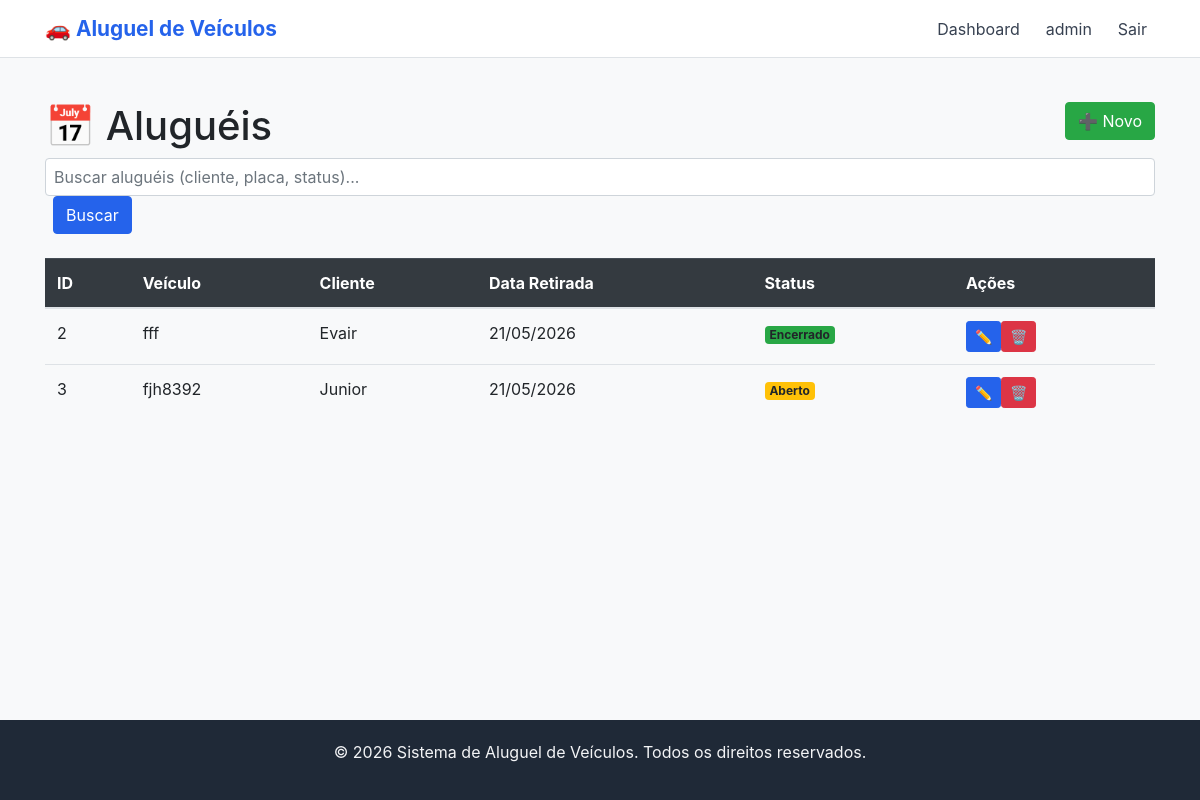
/portal/alugueis/ (signed in), run on an earlier commit of the app's database.
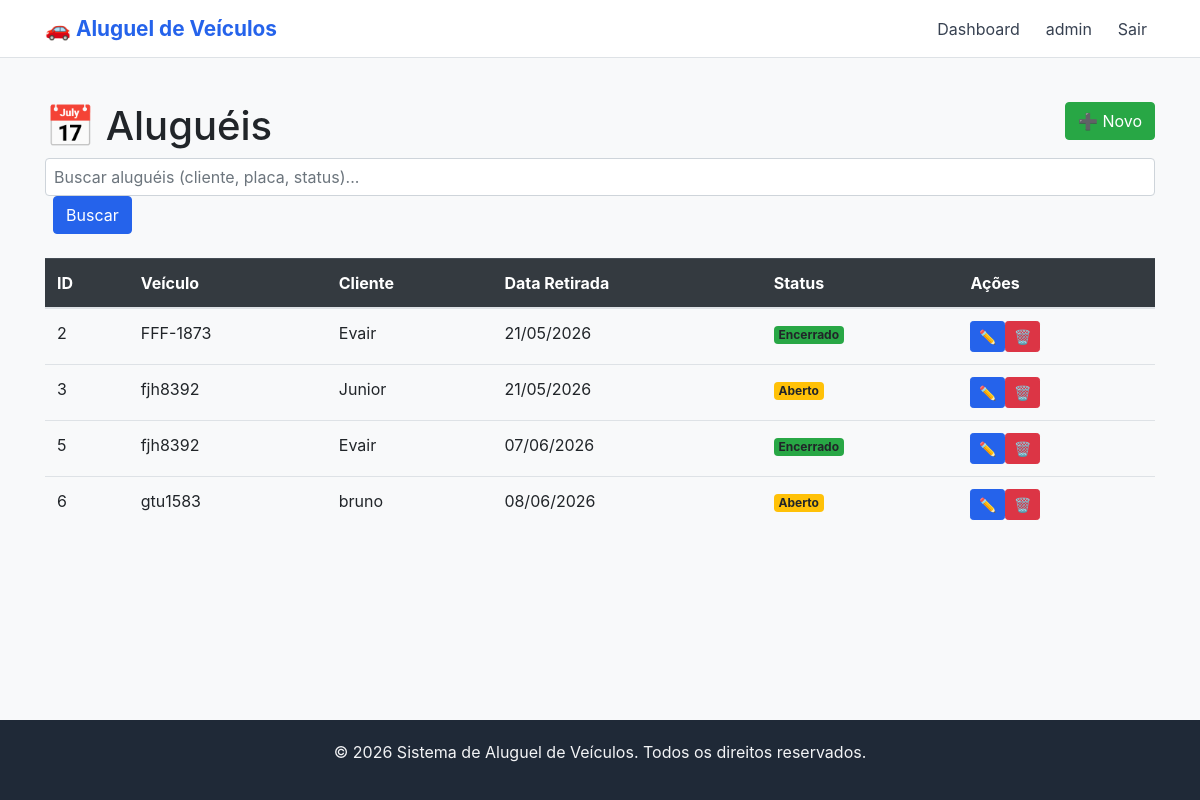
And on a later commit of the database.
### core/models.py (models this page shows, shortened)
class Aluguel(models.Model):
    STATUS_CHOICES = [
        ('aberto', 'Aberto'),
        ('encerrado', 'Encerrado'),
        ('cancelado', 'Cancelado'),
    ]
    cliente = models.ForeignKey(Cliente, on_delete=models.PROTECT, related_name='aluguels')
    veiculo = models.ForeignKey(Veiculo, on_delete=models.PROTECT, related_name='aluguels')
    funcionario = models.ForeignKey(Funcionario, on_delete=models.PROTECT, related_name='aluguels')
    data_retirada = models.DateTimeField()
    data_devolucao_prevista = models.DateTimeField()
    data_devolucao_real = models.DateTimeField(blank=True, null=True)
    km_inicial = models.IntegerField()
    km_final = models.IntegerField(blank=True, null=True)
    status = models.CharField(max_length=20, choices=STATUS_CHOICES, default='aberto')
    class Meta:
        verbose_name = "Aluguel"
        verbose_name_plural = "Aluguéis"

class Veiculo(models.Model):
    STATUS_CHOICES = [
        ('disponivel', 'Disponível'),
        ('alugado', 'Alugado'),
        ('manutencao', 'Manutenção'),
    ]
    categoria = models.ForeignKey(Categoria, on_delete=models.CASCADE, related_name='veiculos')
    placa = models.CharField(max_length=20, unique=True)
    marca = models.CharField(max_length=50)
    modelo = models.CharField(max_length=50)
    ano = models.IntegerField()
    quilometragem = models.IntegerField(default=0)
    status = models.CharField(max_length=20, choices=STATUS_CHOICES, default='disponivel')
    features = models.JSONField(
        default=list,
        blank=True,
        help_text='Lista de features/equipamentos do veículo (ex: ar condicionado, direção hidráulica, etc.)'
    )
    class Meta:
        verbose_name = "Veículo"
        verbose_name_plural = "Veículos"

class Cliente(models.Model):
    nome = models.CharField(max_length=150)
    cpf = models.CharField(max_length=14, unique=True)
    cnh = models.CharField(max_length=20, unique=True)
    email = models.EmailField(unique=True)
    telefone = models.CharField(max_length=20)
    data_nascimento = models.DateField()
    class Meta:
        verbose_name = "Cliente"
        verbose_name_plural = "Clientes"

### core/views.py (the view)
# urls.py: path('portal/alugueis/', AluguelListView.as_view(), name='aluguel-list'),
class AluguelListView(LoginRequiredMixin, SearchMixin, ListView):
    model = Aluguel
    template_name = 'portal/aluguel_list.html'
    context_object_name = 'alugueis'
    paginate_by = 10
    login_url = 'login'
    search_fields = ['cliente__nome', 'veiculo__placa', 'status']

### core/views.py (called while the page is built)
    def get_queryset(self):
        queryset = super().get_queryset()
        query = self.request.GET.get('q')
        if query and self.search_fields:
            q_objects = Q()
            for field in self.search_fields:
                q_objects |= Q(**{f"{field}__icontains": query})
            queryset = queryset.filter(q_objects)
        return queryset

    def get_context_data(self, **kwargs):
        context = super().get_context_data(**kwargs)
        context['search_query'] = self.request.GET.get('q', '')
        return context

### templates/portal/aluguel_list.html (shortened to what this page needs)
{% extends "base.html" %}
{% block content %}<div class="mt-4"><div class="row"><div class="col-md-8"><h1>📅 Aluguéis</h1></div><div class="col-md-4 text-right"><a href="{% url 'aluguel-create' %}" class="btn btn-success">➕ Novo</a></div></div><div class="row mb-4"><div class="col-md-12"><form method="get"><input type="text" name="q" class="form-control" placeholder="Buscar aluguéis (cliente, placa, status)..." value="{{ search_query }}" style="width: 100%; padding: 8px;"><button type="submit" class="btn btn-primary ml-2" style="margin-left: 10px;">Buscar</button>{% if search_query %}<a href="{% url 'aluguel-list' %}" class="btn btn-secondary ml-2" style="margin-left: 10px;">Limpar</a>{% endif %}</form></div></div><table class="table"><thead class="table-dark"><tr><th>ID</th><th>Veículo</th><th>Cliente</th><th>Data Retirada</th><th>Status</th><th>Ações</th></tr></thead><tbody>{% for a in alugueis %}<tr><td>{{ a.pk }}</td><td>{{ a.veiculo.placa }}</td><td>{{ a.cliente.nome }}</td><td>{{ a.data_retirada|date:'d/m/Y' }}</td><td><span class="badge {% if a.status == 'aberto' %}bg-warning{% elif a.status == 'encerrado' %}bg-success{% else %}bg-danger{% endif %}">{{ a.get_status_display }}</span></td><td><a href="{% url 'aluguel-update' a.pk %}" class="btn btn-sm btn-primary">✏️</a><a href="{% url 'aluguel-delete' a.pk %}" class="btn btn-sm btn-danger">🗑️</a></td></tr>{% endfor %}</tbody></table></div>{% endblock %}

What changed in the data, as far as the page shows it:
changed through a linked row, Aluguel id 2: veiculo.placa "fff" → "FFF-1873"
added Aluguel: pk "5", veiculo.placa "fjh8392", cliente.nome "Evair", data_retirada "07/06/2026", status "Encerrado"
added Aluguel: pk "6", veiculo.placa "gtu1583", cliente.nome "bruno", data_retirada "08/06/2026", status "Aberto"
